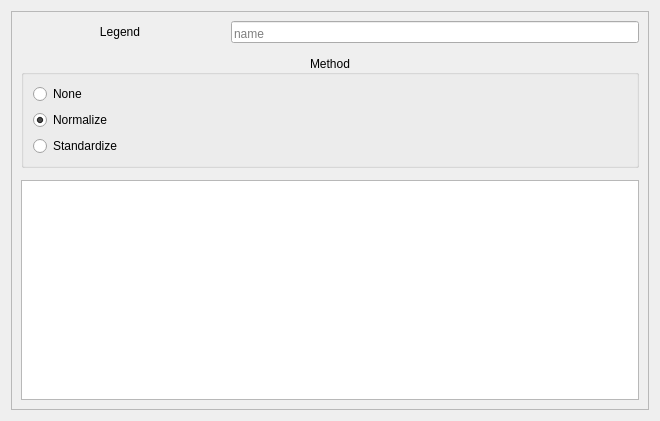
<?xml version="1.0" encoding="UTF-8"?>
<ui version="4.0">
 <class>main_widget</class>
 <widget class="QWidget" name="main_widget">
  <property name="geometry">
   <rect>
    <x>0</x>
    <y>0</y>
    <width>660</width>
    <height>421</height>
   </rect>
  </property>
  <property name="sizePolicy">
   <sizepolicy hsizetype="MinimumExpanding" vsizetype="Fixed">
    <horstretch>0</horstretch>
    <verstretch>0</verstretch>
   </sizepolicy>
  </property>
  <property name="minimumSize">
   <size>
    <width>0</width>
    <height>0</height>
   </size>
  </property>
  <property name="maximumSize">
   <size>
    <width>16777215</width>
    <height>16777215</height>
   </size>
  </property>
  <property name="windowTitle">
   <string>Form</string>
  </property>
  <layout class="QGridLayout" name="gridLayout">
   <item row="0" column="0" rowspan="4">
    <widget class="QFrame" name="table_cfg_frame">
     <property name="sizePolicy">
      <sizepolicy hsizetype="MinimumExpanding" vsizetype="MinimumExpanding">
       <horstretch>0</horstretch>
       <verstretch>0</verstretch>
      </sizepolicy>
     </property>
     <property name="frameShape">
      <enum>QFrame::StyledPanel</enum>
     </property>
     <property name="frameShadow">
      <enum>QFrame::Raised</enum>
     </property>
     <layout class="QGridLayout" name="gridLayout_3">
      <property name="sizeConstraint">
       <enum>QLayout::SetDefaultConstraint</enum>
      </property>
      <property name="spacing">
       <number>12</number>
      </property>
      <item row="5" column="0" colspan="3">
       <widget class="QTableView" name="table_view">
        <property name="sizePolicy">
         <sizepolicy hsizetype="MinimumExpanding" vsizetype="MinimumExpanding">
          <horstretch>0</horstretch>
          <verstretch>0</verstretch>
         </sizepolicy>
        </property>
        <property name="minimumSize">
         <size>
          <width>400</width>
          <height>0</height>
         </size>
        </property>
        <property name="maximumSize">
         <size>
          <width>16777215</width>
          <height>16777215</height>
         </size>
        </property>
        <property name="horizontalScrollBarPolicy">
         <enum>Qt::ScrollBarAsNeeded</enum>
        </property>
        <property name="sizeAdjustPolicy">
         <enum>QAbstractScrollArea::AdjustToContentsOnFirstShow</enum>
        </property>
        <property name="selectionBehavior">
         <enum>QAbstractItemView::SelectRows</enum>
        </property>
        <property name="textElideMode">
         <enum>Qt::ElideNone</enum>
        </property>
        <property name="showGrid">
         <bool>false</bool>
        </property>
        <property name="sortingEnabled">
         <bool>false</bool>
        </property>
        <property name="wordWrap">
         <bool>false</bool>
        </property>
        <property name="cornerButtonEnabled">
         <bool>false</bool>
        </property>
        <attribute name="horizontalHeaderStretchLastSection">
         <bool>false</bool>
        </attribute>
        <attribute name="verticalHeaderVisible">
         <bool>true</bool>
        </attribute>
       </widget>
      </item>
      <item row="4" column="0" colspan="3">
       <widget class="QGroupBox" name="groupbox_method">
        <property name="sizePolicy">
         <sizepolicy hsizetype="MinimumExpanding" vsizetype="Preferred">
          <horstretch>0</horstretch>
          <verstretch>0</verstretch>
         </sizepolicy>
        </property>
        <property name="title">
         <string>Method</string>
        </property>
        <property name="alignment">
         <set>Qt::AlignCenter</set>
        </property>
        <property name="flat">
         <bool>false</bool>
        </property>
        <property name="checkable">
         <bool>false</bool>
        </property>
        <layout class="QVBoxLayout" name="verticalLayout_3">
         <item>
          <widget class="QRadioButton" name="radio_none">
           <property name="text">
            <string>None</string>
           </property>
          </widget>
         </item>
         <item>
          <widget class="QRadioButton" name="radio_normalize">
           <property name="text">
            <string>Normalize</string>
           </property>
           <property name="checked">
            <bool>true</bool>
           </property>
          </widget>
         </item>
         <item>
          <widget class="QRadioButton" name="radio_standardize">
           <property name="text">
            <string>Standardize</string>
           </property>
          </widget>
         </item>
        </layout>
       </widget>
      </item>
      <item row="0" column="0">
       <widget class="QLabel" name="label_2">
        <property name="sizePolicy">
         <sizepolicy hsizetype="Minimum" vsizetype="Fixed">
          <horstretch>0</horstretch>
          <verstretch>0</verstretch>
         </sizepolicy>
        </property>
        <property name="text">
         <string>Legend</string>
        </property>
        <property name="alignment">
         <set>Qt::AlignCenter</set>
        </property>
       </widget>
      </item>
      <item row="0" column="1" colspan="2">
       <widget class="QLineEdit" name="legend_name">
        <property name="sizePolicy">
         <sizepolicy hsizetype="Minimum" vsizetype="Fixed">
          <horstretch>0</horstretch>
          <verstretch>0</verstretch>
         </sizepolicy>
        </property>
        <property name="minimumSize">
         <size>
          <width>0</width>
          <height>0</height>
         </size>
        </property>
        <property name="focusPolicy">
         <enum>Qt::StrongFocus</enum>
        </property>
        <property name="alignment">
         <set>Qt::AlignBottom|Qt::AlignLeading|Qt::AlignLeft</set>
        </property>
        <property name="placeholderText">
         <string>name</string>
        </property>
       </widget>
      </item>
     </layout>
    </widget>
   </item>
  </layout>
 </widget>
 <resources/>
 <connections/>
</ui>
